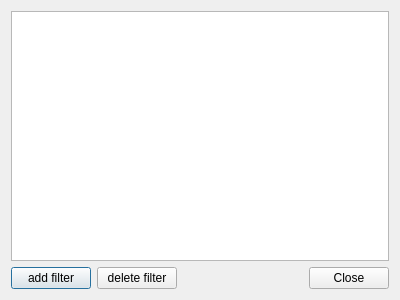
<?xml version="1.0" encoding="UTF-8"?>
<ui version="4.0">
 <class>DebugerFiltersEditor</class>
 <widget class="QDialog" name="DebugerFiltersEditor">
  <property name="geometry">
   <rect>
    <x>0</x>
    <y>0</y>
    <width>400</width>
    <height>300</height>
   </rect>
  </property>
  <property name="windowTitle">
   <string>Dialog</string>
  </property>
  <layout class="QGridLayout" name="gridLayout">
   <item row="1" column="0">
    <widget class="QPushButton" name="pushButton_addFilter">
     <property name="text">
      <string>add filter</string>
     </property>
    </widget>
   </item>
   <item row="0" column="0" colspan="4">
    <widget class="QTreeView" name="treeView_filters"/>
   </item>
   <item row="1" column="1">
    <widget class="QPushButton" name="pushButton_deleteFilter">
     <property name="text">
      <string>delete filter</string>
     </property>
    </widget>
   </item>
   <item row="1" column="3">
    <widget class="QDialogButtonBox" name="buttonBox">
     <property name="orientation">
      <enum>Qt::Horizontal</enum>
     </property>
     <property name="standardButtons">
      <set>QDialogButtonBox::Close</set>
     </property>
    </widget>
   </item>
   <item row="1" column="2">
    <spacer name="horizontalSpacer">
     <property name="orientation">
      <enum>Qt::Horizontal</enum>
     </property>
     <property name="sizeHint" stdset="0">
      <size>
       <width>99</width>
       <height>20</height>
      </size>
     </property>
    </spacer>
   </item>
  </layout>
 </widget>
 <resources/>
 <connections>
  <connection>
   <sender>buttonBox</sender>
   <signal>accepted()</signal>
   <receiver>DebugerFiltersEditor</receiver>
   <slot>accept()</slot>
   <hints>
    <hint type="sourcelabel">
     <x>248</x>
     <y>254</y>
    </hint>
    <hint type="destinationlabel">
     <x>157</x>
     <y>274</y>
    </hint>
   </hints>
  </connection>
  <connection>
   <sender>buttonBox</sender>
   <signal>rejected()</signal>
   <receiver>DebugerFiltersEditor</receiver>
   <slot>reject()</slot>
   <hints>
    <hint type="sourcelabel">
     <x>316</x>
     <y>260</y>
    </hint>
    <hint type="destinationlabel">
     <x>286</x>
     <y>274</y>
    </hint>
   </hints>
  </connection>
 </connections>
</ui>
